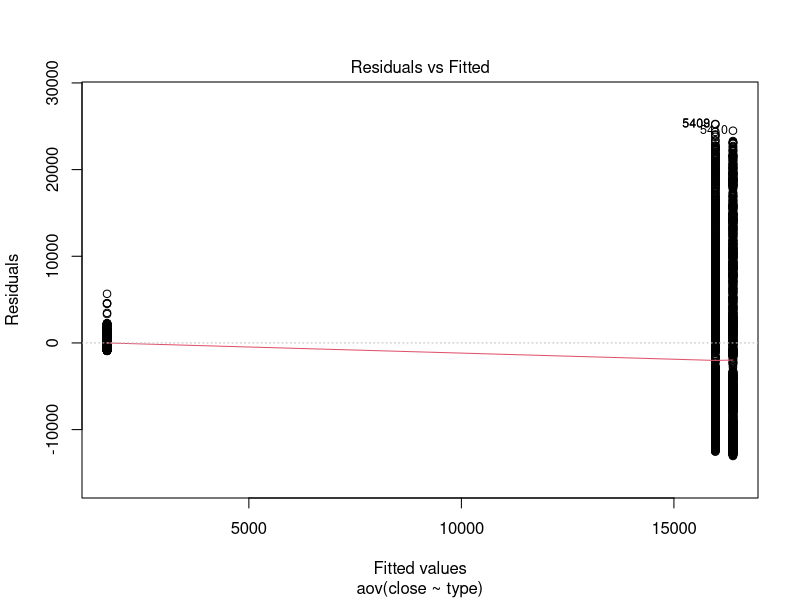
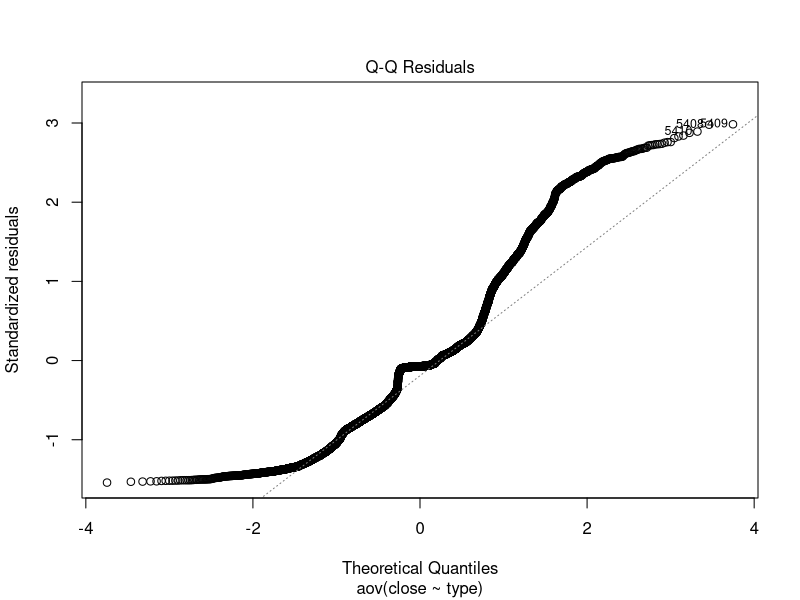
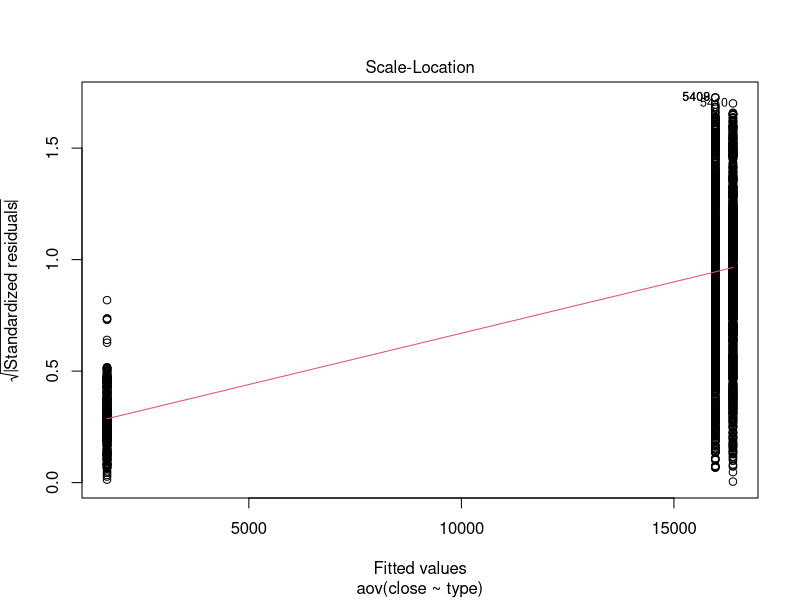
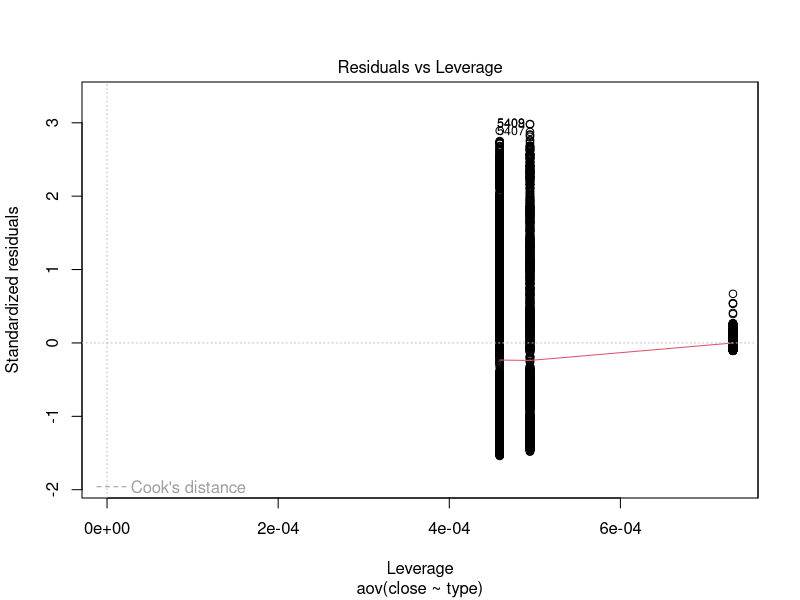
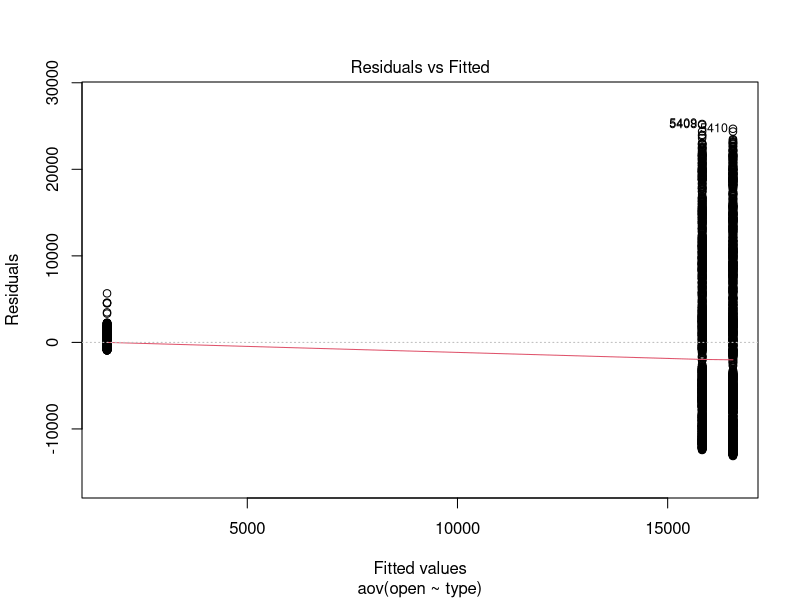
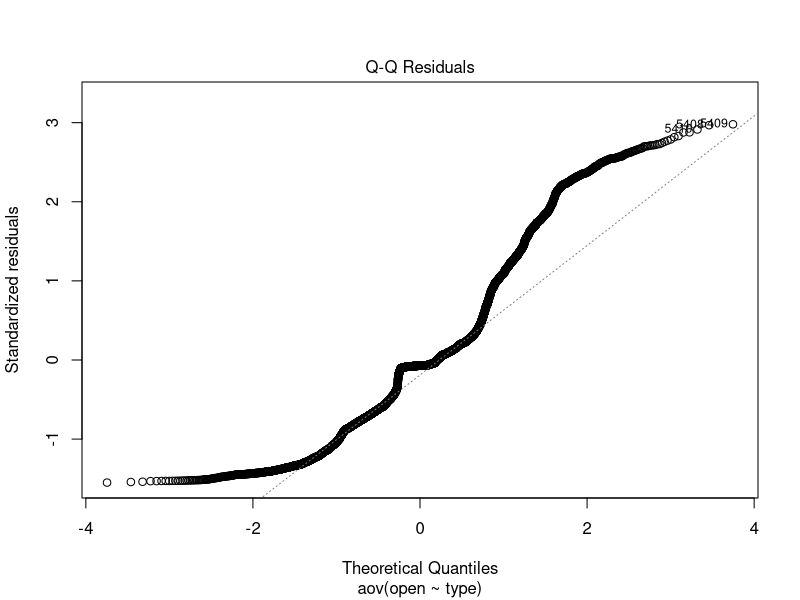
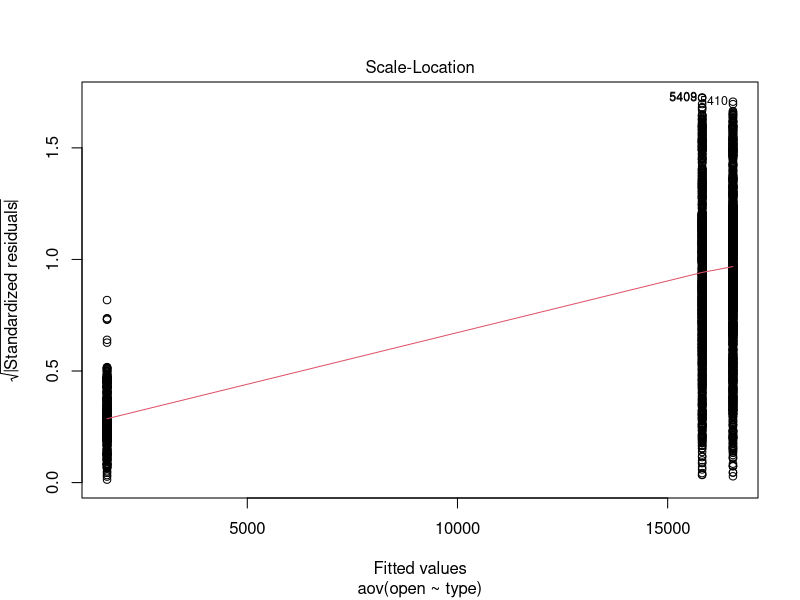
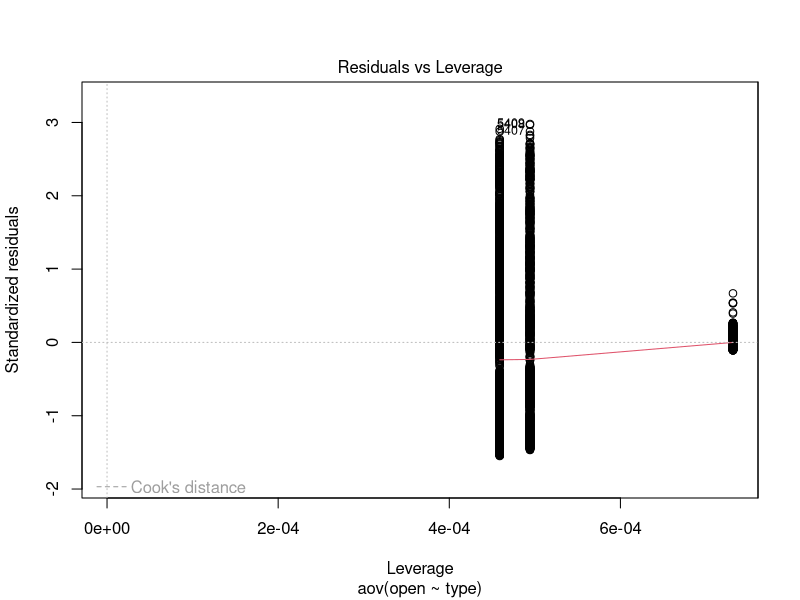

Reproduce these figures in R, in order. (Note: this script raises an error after producing the figures.)
# What is Banknifty ?
#Nifty Bank, or Bank Nifty, is an index of the most liquid and large capitalised Indian banking stocks. It provides investors with a benchmark that captures the capital market performance of Indian bank stocks. The index has 12 stocks from the banking sector.

#What is in the DataSet ?
#  This dataset comprises of historical daily chart of BankNifty movement from 2000 to all the way to 2022.

#Data Description
#The data has 9 columns (excluding the index):
  
 # Time: date
#Open: Open price for the day.
#High: Highest price for the day.
#Low: lowest price for the day.
#Close: Close price for the day.
#Weekday: 0 means Monday and 5 means Friday. This column represents which day was it.
#range_HL: Market range from high to low.
##range_OC: Market range from open to close.
#type: Market type (bullish = close>open), (bearish = close)

# Work flow: 

# 1) Load libraries 
# 2) Clean data (change the date into the right format)
# 3) Understand differences in the market when its bullish and bearish
# 4) Stats difference (t-tests maybe anova)
# 5) pairs plot for visualization
# 5) Make Market type a response (try and understand how thing change 
#    when the markets are bullish and bearish)
# 5a) moving forward model. (Just a model that factors time)
# 6) Predict 
# 7) Train ML and see if it can produce future outputs 


# 1) Load libraries

library(tidyverse)
library(car)
library(MASS)
library(readxl)
library(lubridate)
library(hms)


# 2) Load data and Clean the data

banknifty <- read_excel("banknifty_data - Copy.xlsx")

# Structure 

str(banknifty$type)


# difference between groups open

bank_open <- aov(open ~ type, data = banknifty)
summary(bank_open) #different

# difference between groups closed 

bank_closed <- aov(close ~ type, data = banknifty)
summary(bank_closed) #different 

# check model assumptions 

bank_closed %>% plot()

bank_open %>% plot()


# I suspect all groups are in deep different which is as a result of the the tie value being low 

# Lets try a turkey honest significance test

# where does the difference lie ans is it significant 

# Bank open 

TukeyHSD(bank_open)

# Bank close 

TukeyHSD(bank_closed)


# There is no significant difference between bull and bear, these are virtually the same
# there is however a significant difference between Tie-bear and Tie bull. You can see 
# from the report that these are difference for each group, the same patterns are 
# for the 3 categories for the high, low, and both range variables.


# issues with multicollinearity 
# but first we clean the data so time data
# rename the first column 
# then split the date and the time 
# then move the stats

# Change name  
banknifty <- banknifty %>%
  rename("Day" = "...1")

# Split columns
banknifty <- banknifty %>%
  separate(time, into = c("date", "time"), sep = " ")

# check the structure
str(banknifty)

# change the columns into appropriate structure
banknifty$date = as.Date(banknifty$date)

# Change time 
banknifty$time = as_hms(banknifty$time)

# check the structure 
str(banknifty$time)

# Make weekday categorical 

banknifty$weekday <- as.factor(banknifty$weekday)

# response change

banknifty$type <- as.factor(banknifty$type)

# Rename the factor levels
levels(banknifty$type) <- c("0", "1", "2")



# Pairs plot 

pairs(~Day + open + high + low + 
        close  + range_OC + range_HL+ 
        range_OC + weekday + time + date, data = banknifty)

# We keep = Open, range HL, weekday, time - response will be type 

# Now we will fit a logistic models 

# response structure 

str(banknifty$type)

levels(banknifty$type)

unique(banknifty$type)

# Now we need to standardize the covariates 
# Scale selected columns and add them back to the original banknifty dataset

banknifty_scaled <- banknifty %>%
  mutate(
    open = scale(open)[, 1],  # Scale 'open' and return as a vector
    range_HL = scale(range_HL)[, 1],  # Scale 'range_HL' and return as a vector
    time = scale(time)[, 1]  # Scale 'time' and return as a vector
  )

# fit ordinal model 
model_1 <- polr(type ~ open + 
                  range_HL + 
                  weekday + 
                  time, 
                data = banknifty_scaled, method = "logistic")


# summary

summary(model_1)


# fit with time 

model_2 <- polr(type ~ time, data = banknifty_scaled, method = "logistic")

# fit with weekday 

model_3 <- polr(type ~ weekday, data = banknifty_scaled, method = "logistic")

#fit with range hl

model_4 <- polr(type ~ range_HL, data = banknifty_scaled, method = "logistic")

#fit open 

model_5 <- polr(type ~ open, data = banknifty_scaled, method = "logistic")

AIC(model_1, model_2, model_3, model_4, model_5)

#Best model model with all covariates 

# Predict the response class (the most likely outcome)
pred_class <- predict(model_1, newdata = banknifty_scaled, type = "class")

# Predict probabilities for each class
pred_probs <- predict(model_1, newdata = banknifty_scaled, type = "probs")



